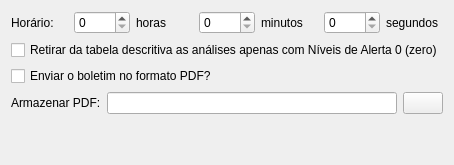
              <widget class="QWidget" name="bulletimTab">
               <attribute name="title">
                <string>Boletim</string>
               </attribute>
               <layout class="QVBoxLayout" name="verticalLayout_3">
                <item>
                 <layout class="QHBoxLayout">
                  <item>
                   <widget class="QLabel" name="label_44">
                    <property name="text">
                     <string>Horário:</string>
                    </property>
                   </widget>
                  </item>
                  <item>
                   <widget class="QSpinBox" name="notifIntervalBulletinHouSpb">
                    <property name="maximum">
                     <number>23</number>
                    </property>
                   </widget>
                  </item>
                  <item>
                   <widget class="QLabel" name="label_45">
                    <property name="sizePolicy">
                     <sizepolicy hsizetype="Minimum" vsizetype="Preferred">
                      <horstretch>0</horstretch>
                      <verstretch>0</verstretch>
                     </sizepolicy>
                    </property>
                    <property name="text">
                     <string>horas</string>
                    </property>
                   </widget>
                  </item>
                  <item>
                   <widget class="QSpinBox" name="notifIntervalBulletinMinSpb">
                    <property name="maximum">
                     <number>59</number>
                    </property>
                   </widget>
                  </item>
                  <item>
                   <widget class="QLabel" name="label_43">
                    <property name="text">
                     <string>minutos</string>
                    </property>
                   </widget>
                  </item>
                  <item>
                   <widget class="QSpinBox" name="notifIntervalBulletinSecSpb">
                    <property name="maximum">
                     <number>59</number>
                    </property>
                   </widget>
                  </item>
                  <item>
                   <widget class="QLabel" name="label_42">
                    <property name="text">
                     <string>segundos</string>
                    </property>
                   </widget>
                  </item>
                 </layout>
                </item>
                <item>
                 <widget class="QCheckBox" name="removeZeroChk">
                  <property name="text">
                   <string>Retirar da tabela descritiva as análises apenas com Níveis de Alerta 0 (zero)</string>
                  </property>
                 </widget>
                </item>
                <item>
                 <widget class="QCheckBox" name="bulletinPDFChk">
                  <property name="text">
                   <string>Enviar o boletim no formato PDF?</string>
                  </property>
                 </widget>
                </item>
                <item>
                 <layout class="QHBoxLayout" name="horizontalLayout_2">
                  <item>
                   <widget class="QLabel" name="label_54">
                    <property name="text">
                     <string>Armazenar PDF:</string>
                    </property>
                   </widget>
                  </item>
                  <item>
                   <widget class="QLineEdit" name="pdfPathLed"/>
                  </item>
                  <item>
                   <widget class="QPushButton" name="selectPDFDirectoryBtn">
                    <property name="text">
                     <string/>
                    </property>
                    <property name="icon">
                     <iconset resource="icons.qrc">
                      <normaloff>:/global/icons/open.png</normaloff>:/global/icons/open.png</iconset>
                    </property>
                   </widget>
                  </item>
                 </layout>
                </item>
                <item>
                 <spacer>
                  <property name="orientation">
                   <enum>Qt::Vertical</enum>
                  </property>
                  <property name="sizeHint" stdset="0">
                   <size>
                    <width>20</width>
                    <height>40</height>
                   </size>
                  </property>
                 </spacer>
                </item>
               </layout>
              </widget>
